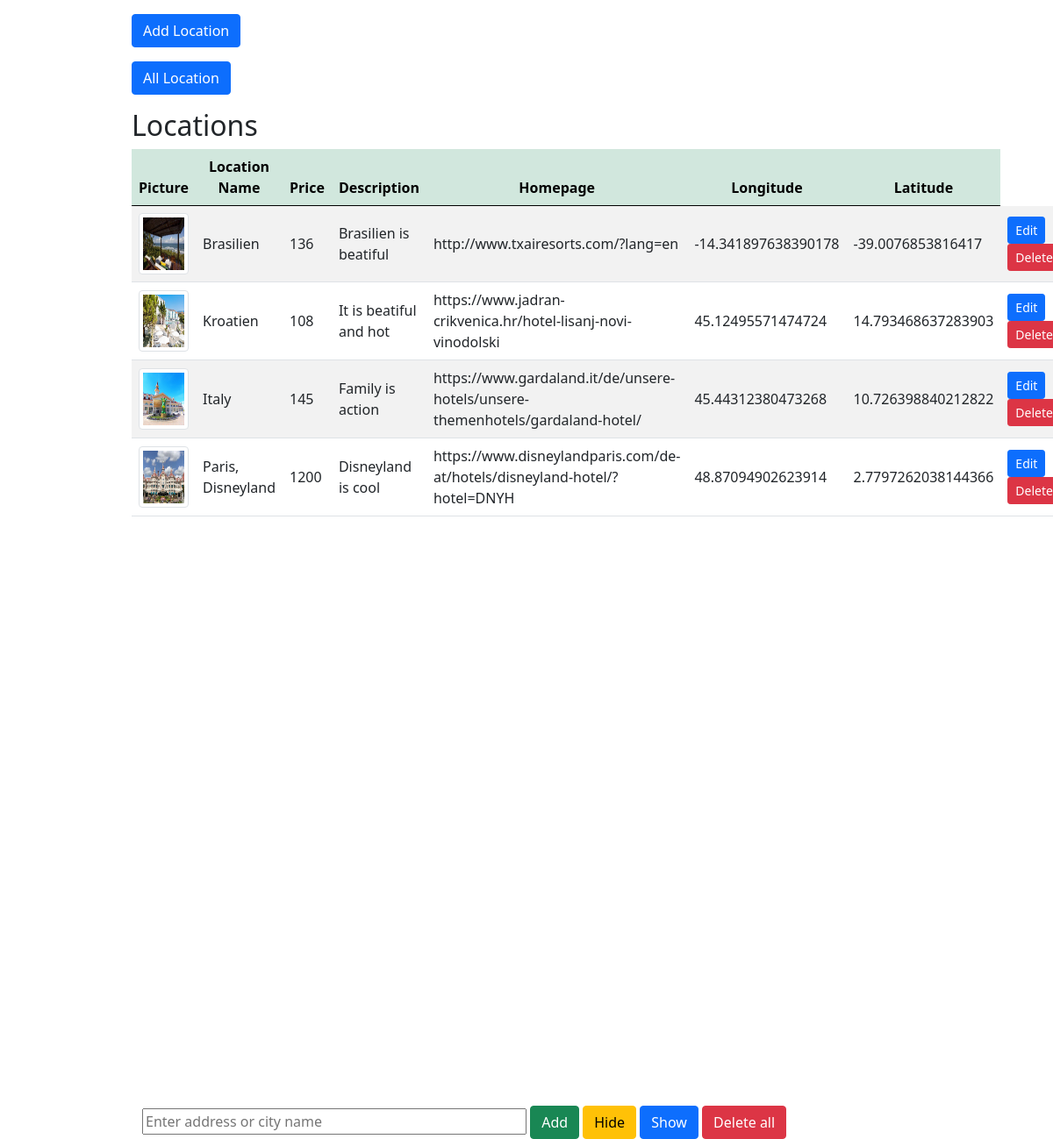
The page / on the database its author committed.
### tables this page shows
CREATE TABLE `location` (
  `id` int(11) NOT NULL,
  `picture` varchar(500) NOT NULL,
  `locationName` varchar(100) NOT NULL,
  `price` decimal(10,0) NOT NULL,
  `description` varchar(500) NOT NULL,
  `longitude` varchar(500) NOT NULL,
  `latitude` varchar(500) NOT NULL,
  `homepage` varchar(500) NOT NULL
);

### index.php (the view, shortened to what this page needs)
<?php
require_once 'actions/db_connect.php';
$sql = "SELECT * FROM location";
$result = mysqli_query($connect ,$sql);
$tbody='';
if(mysqli_num_rows($result)  > 0) {
    while($row = mysqli_fetch_array($result, MYSQLI_ASSOC)){
        $tbody .=
        "<tr>
            <td><img class='img-thumbnail' src='pictures/" .$row['picture']."'</td>
            <td>" .$row['locationName']."</td>
            <td>" .$row['price']."</td>
            <td>" .$row['description']."</td>
            <td>" .$row['homepage']."</td>
            <td>" .$row['longitude']."</td>
            <td>" .$row['latitude']."</td>
            <td><a href='update.php?id=" .$row['id']."'><button class='btn btn-primary btn-sm' type='button'>Edit</button></a>
            <a href='delete.php?id=" .$row['id']."'><button class='btn btn-danger btn-sm' type='button'>Delete</button></a></td>
            </tr>";
    };
} else {
    $tbody =  "<tr><td colspan='10'><center>No Data Available </center></td></tr>";
}
?>
<!DOCTYPE html>
<html lang="en">
    <head>
        <?php require_once 'components/boot.php'?>
    </head>
    <body>
        <div class="manageProduct w-75 mt-3">
            <div class='mb-3'>
                <a href= "create.php"><button class='btn btn-primary'type="button" >Add Location</button></a>
            </div>
        <div class="manageProduct w-55 mt-3">
            <div class='mb-3'>
                <a href= "displayAll.php"><button class='btn btn-primary'type="button" >All Location</button></a>
        </div>
            <p class='h2'>Locations</p>
            <table class='table table-striped'>
                <thead class='table-success'>
                    <tr>
                        <th>Picture</th>
                        <th>Location Name</th>
                        <th>Price</th>
                        <th>Description</th>
                        <th>Homepage</th>
                        <th>Longitude</th>
                        <th>Latitude</th>
                    </tr>
                </thead>
                <tbody>
                    <?= $tbody;?>
                </tbody>
            </table>
        </div>
        <div class="container">
            <div class="mb-3" id="map"></div>
            <input type="text" class="w-50" id="address" placeholder="Enter address or city name">
            <input type="button" class="btn btn-success" value="Add" onclick="getLocation()">
            <input type="button" class="btn btn-warning" value="Hide" onclick="hidePins()">
            <input type="button" class="btn btn-primary" value="Show" onclick="showPins()">
            <input type="button" class="btn btn-danger" value="Delete all" onclick="deletePins()">
        </div>
    </body>
</html>

### components/boot.php (shortened to what this page needs)
<link href="https://cdn.jsdelivr.net/npm/bootstrap@5.0.0-beta1/dist/css/bootstrap.min.css" rel="stylesheet">

### index.php (style rules this page uses)
.manageProduct { margin: auto; }
.img-thumbnail { width: 70px !important; height: 70px !important; }
td { text-align: left; vertical-align: middle; }
tr { text-align: center; }
#map { height: 80vh; }
html, body { margin: auto 0; padding: 0; }

### rows shown on the page
location: picture (picture), locationName "Brasilien", price "136", description "Brasilien is beatiful", homepage "http://www.txairesorts.com/?lang=en", longitude "-14.341897638390178", latitude "-39.0076853816417"
location: picture (picture), locationName "Kroatien", price "108", description "It is beatiful and hot", homepage "https://www.jadran-crikvenica.hr/hotel-lisanj-novi-vinodolski", longitude "45.12495571474724", latitude "14.793468637283903"
location: picture (picture), locationName "Italy", price "145", description "Family is action", homepage "https://www.gardaland.it/de/unsere-hotels/unsere-themenhotels/gardaland-hotel/", longitude "45.44312380473268", latitude "10.726398840212822"
location: picture (picture), locationName "Paris, Disneyland", price "1200", description "Disneyland is cool", homepage "https://www.disneylandparis.com/de-at/hotels/disneyland-hotel/?hotel=DNYH", longitude "48.87094902623914", latitude "2.7797262038144366"
